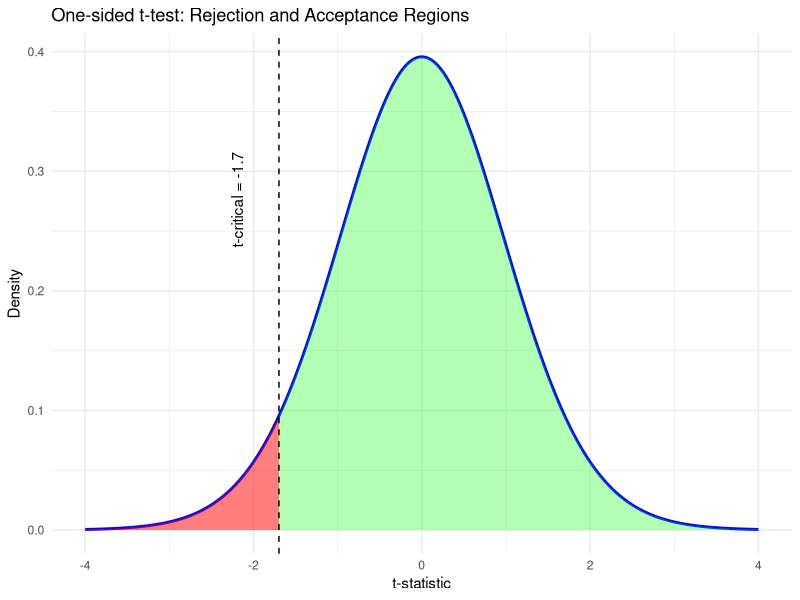
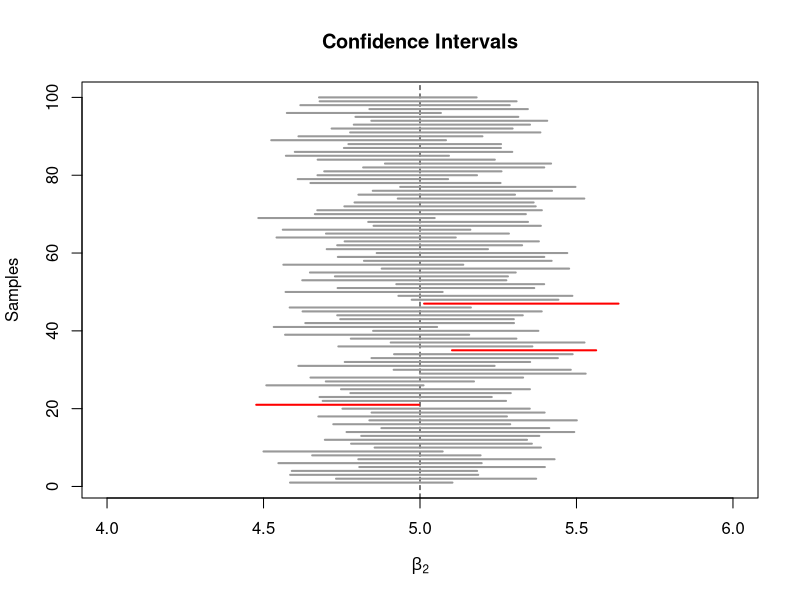
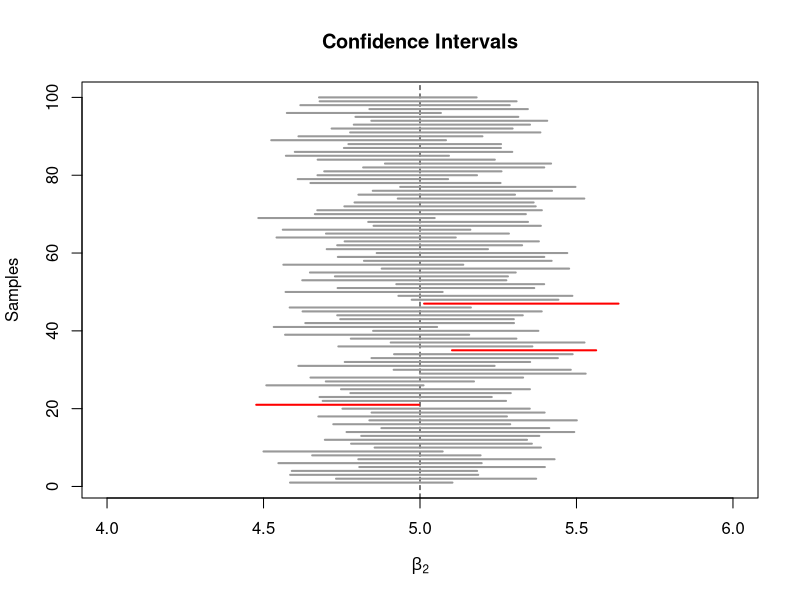
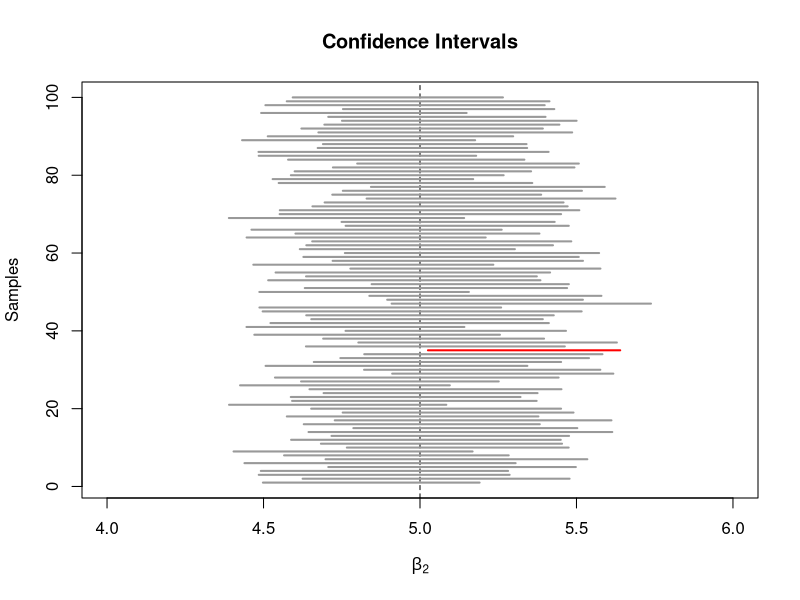

Write R code to recreate these figures, in order.
## ---- chunk 1
library(ggplot2)

alpha <- 0.05
df <- 30
t_crit <- qt(alpha, df)
x <- seq(-4, 4, length.out = 1000)
y <- dt(x, df)
data <- data.frame(x = x, y = y)
ggplot(data, aes(x, y)) +
  geom_line(color = "blue", size = 1) +
  geom_area(data = subset(data, x <= t_crit), aes(x, y), fill = "red", alpha = 0.5) +
  geom_area(data = subset(data, x > t_crit), aes(x, y), fill = "green", alpha = 0.3) +
  geom_vline(xintercept = t_crit, linetype = "dashed", color = "black") +
  annotate("text", x = t_crit - 0.5, y = max(y)*0.8,
           label = paste("t-critical =", round(t_crit, 2)),
           angle = 90, hjust = 1) +
  labs(title = "One-sided t-test: Rejection and Acceptance Regions",
       x = "t-statistic", y = "Density") +
  theme_minimal()
## ---- chunk 2
set.seed(1010)
M <- 100
lower <- numeric(M) 
upper <- numeric(M)
x2 <- runif(50,0,20)

for(i in 1:M) {
  y <- 10+5*x2+rnorm(50, mean = 0, sd = 6) 
  model<-lm(y~x2)
  b2<-coef(model)[[2]]
  varb2 <- vcov(model)[2, 2]
  se2<-sqrt(  varb2)
  lower[i] <- b2 - qt(0.025,48, lower.tail = F) * se2 
  upper[i] <- b2 + qt(0.025,48, lower.tail = F) * se2
}
CIs <- cbind(lower, upper)

IDg <- which((CIs[1:M, 1] <= 5 & 5 <= CIs[1:M, 2]))
length(IDg)
IDb <- which(!(CIs[1:M, 1] <= 5 & 5 <= CIs[1:M, 2]))

ratiog<-(length(IDg)/M)*100
ratiog

plot(0,
     xlim = c(4, 6),
     ylim = c(1, 100),
     ylab = "Samples",
     xlab = expression(beta[2]),
     main = "Confidence Intervals")
abline(v = 5, lty = 2)

colors <- rep(gray(0.6), 100) 
colors[IDb] <- "red"

for(j in 1:100) {
  lines(c(CIs[j, 1], CIs[j, 2]), c(j, j),
        col = colors[j],
        lwd = 2)
}
## ---- chunk 3
print(ratiog)
## ---- chunk 4
set.seed(1010)
M <- 10000
lower <- numeric(M) 
upper <- numeric(M)
x2 <- runif(50,0,20)

for(i in 1:M) {
  y <- 10+5*x2+rnorm(50, mean = 0, sd = 6) 
  model<-lm(y~x2)
  b2<-coef(model)[[2]]
  varb2 <- vcov(model)[2, 2]
  se2<-sqrt(  varb2)
  lower[i] <- b2 - qt(0.025,48, lower.tail = F) * se2 
  upper[i] <- b2 + qt(0.025,48, lower.tail = F) * se2
}
CIs <- cbind(lower, upper)

IDg <- which((CIs[1:M, 1] <= 5 & 5 <= CIs[1:M, 2]))
length(IDg)
IDb <- which(!(CIs[1:M, 1] <= 5 & 5 <= CIs[1:M, 2]))

ratiog<-(length(IDg)/M)*100
ratiog

plot(0,
     xlim = c(4, 6),
     ylim = c(1, 100),
     ylab = "Samples",
     xlab = expression(beta[2]),
     main = "Confidence Intervals")
abline(v = 5, lty = 2)

colors <- rep(gray(0.6), 100) 
colors[IDb] <- "red"

for(j in 1:100) {
  lines(c(CIs[j, 1], CIs[j, 2]), c(j, j),
        col = colors[j],
        lwd = 2)
}
## ---- chunk 5
print(ratiog)
## ---- chunk 6
set.seed(1010)
M <- 10000
lower <- numeric(M) 
upper <- numeric(M)
x2 <- runif(50,0,20)

for(i in 1:M) {
  y <- 10+5*x2+rnorm(50, mean = 0, sd = 6) 
  model<-lm(y~x2)
  b2<-coef(model)[[2]]
  varb2 <- vcov(model)[2, 2]
  se2<-sqrt(  varb2)
  lower[i] <- b2 - qt(0.005,48, lower.tail = F) * se2 
  upper[i] <- b2 + qt(0.005,48, lower.tail = F) * se2
}
CIs <- cbind(lower, upper)

IDg <- which((CIs[1:M, 1] <= 5 & 5 <= CIs[1:M, 2]))
length(IDg)
IDb <- which(!(CIs[1:M, 1] <= 5 & 5 <= CIs[1:M, 2]))

ratiog<-(length(IDg)/M)*100
ratiog

plot(0,
     xlim = c(4, 6),
     ylim = c(1, 100),
     ylab = "Samples",
     xlab = expression(beta[2]),
     main = "Confidence Intervals")
abline(v = 5, lty = 2)

colors <- rep(gray(0.6), 100) 
colors[IDb] <- "red"

for(j in 1:100) {
  lines(c(CIs[j, 1], CIs[j, 2]), c(j, j),
        col = colors[j],
        lwd = 2)
}
## ---- chunk 7
print(ratiog)
